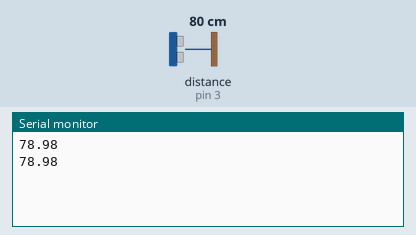
Bench run of a sketch on a simulated Arduino Uno, built with avr-gcc and run on an emulated ATmega328P. Parts: the last lines printed to the serial monitor. Wiring (inferred from the names in the program): ultrasonic range finder: trigger pin 2; echo pin 3. The inputs (shaded band) are chosen by the test bench; at power-on: distance to the obstacle (sensor on pin 3) 80 cm. The echo pulse lasts 58.3 µs per cm.

Above: at 1.8 s.
1.9 s: distance to the obstacle (sensor on pin 3) set to 2 cm
At 2.8 s:
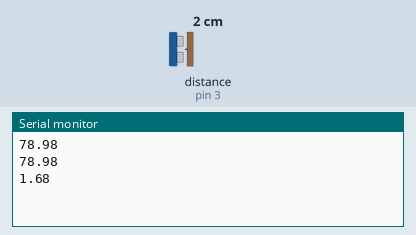
3.4 s: distance to the obstacle (sensor on pin 3) set to 4 cm
At 4.4 s:
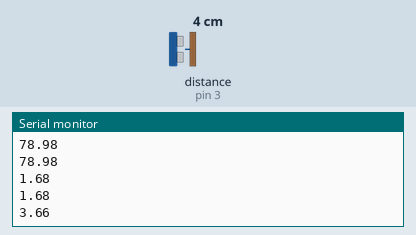
Timing chart, 0 to 6.4 s (numbered marks = the images above; inputs shaded):
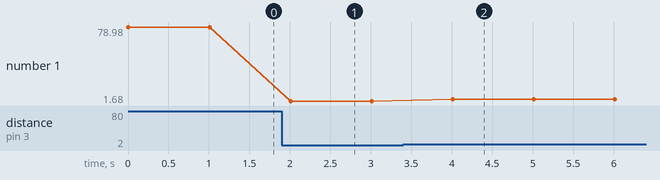

The sketch:

distance_sensor.ino
```cpp
const int TRIGGER = 2;
const int ECHO = 3;


void setup() {

  Serial.begin(9600);
  pinMode(TRIGGER, OUTPUT);
  pinMode(ECHO, INPUT);

}

void loop() {

  // 10マイクロ秒出力
  digitalWrite(TRIGGER, HIGH);
  delayMicroseconds(10);
  digitalWrite(TRIGGER, LOW);

  // センサからの入力
  int duration = pulseIn(ECHO, HIGH);

  if (duration > 0) {
    // 往復にかかった時間 / 2 * 音速(340m/s)
    double distance = (double)duration / 2 * 340 * 100 / 1000000;
    Serial.println(distance);
  }
  delay(1000);
}
```

Measured:
- after the input at 1.9 s, the serial monitor: prints a new line after 0.11 s (image 1)
- after the input at 3.4 s, the serial monitor: prints a new line after 0.61 s (image 2)
- plotted number 1: 78.98 → 1.68 after the input at 1.9 s, 1.68 → 3.66 after the input at 3.4 s
